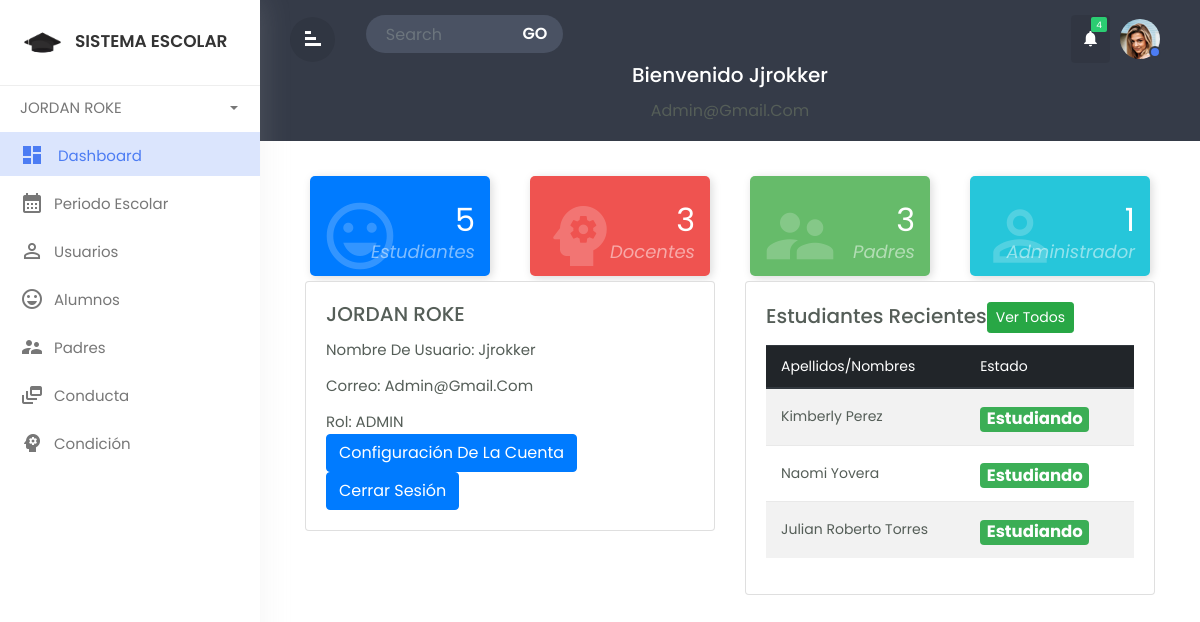
The page /Views/admin/pages-admin.php (signed in) on the database its author committed.
### tables this page shows
CREATE TABLE `students` (
  `idstu` int(11) NOT NULL,
  `dnist` char(8) NOT NULL,
  `nomstu` varchar(25) NOT NULL,
  `edast` varchar(20) NOT NULL,
  `direce` varchar(150) NOT NULL,
  `correo` varchar(35) NOT NULL,
  `sexes` varchar(15) NOT NULL,
  `fenac` date NOT NULL,
  `foto` varchar(150) NOT NULL,
  `usuario` varchar(25) NOT NULL,
  `clave` varchar(255) NOT NULL,
  `state` char(1) NOT NULL,
  `rol` char(1) NOT NULL,
  `fere` timestamp NOT NULL DEFAULT current_timestamp() ON UPDATE current_timestamp()
);

### Views/admin/pages-admin.php (the view, shortened to what this page needs)
<!DOCTYPE html>
<html lang="en">
  <head>
        <link rel="stylesheet" href="../../Assets/css/bootstrap-1.min.css">
        <link rel="stylesheet" href="../../Assets/css/custom.css">
        <link rel="stylesheet" href="../../Assets/css/card.css">
       <link href="../../Assets/DataTables/css/datatables.css" rel="stylesheet">
  </head>
  <body>
<div class="wrapper">
        <nav id="sidebar">
            <div class="sidebar-header">
                <h3><img src="../../Assets/img/logo.png" class="img-fluid"/><span>Sistema escolar</span></h3>
            </div>
            <ul class="list-unstyled components">
<li class="dropdown">
                    <a href="#pageSubmenu3" data-toggle="collapse" aria-expanded="false"
          class="dropdown-toggle">
          <span><?php echo ucfirst($_SESSION['nombre']); ?></span></a>
                </li>
			<li  class="active">
                    <a href="pages-admin.php" class="dashboard"><i class="material-icons">dashboard</i>
					<span>Dashboard</span></a>
      </li>
               <li class="">
                    <a href="../period/mostrar"><i class="material-icons">calendar_month</i><span>Periodo escolar</span></a>
                </li>
				 <li  class="">
                    <a href="../users/mostrar"><i class="material-icons">person_outline</i><span>Usuarios
					</span></a>
                </li>
                <li  class="">
                    <a href="../students/mostrar"><i class="material-icons">sentiment_very_satisfied</i><span>Alumnos
                    </span></a>
                </li>
                <li  class="">
                    <a href="../fathers/mostrar"><i class="material-icons">supervisor_account</i><span>Padres
                    </span></a>
                </li>
                <li  class="">
                    <a href="../subgrade/mostrar"><i class="material-icons">dynamic_feed</i><span>Conducta
                    </span></a>
                </li>
                <li  class="">
                    <a href="../teachers/mostrar"><i class="material-icons">psychology</i><span>Condición
                    </span></a>
                </li>
            </ul>
        </nav>
		<div id="content">
		   <div class="top-navbar">
		      <div class="xp-topbar">
                <div class="row">
                    <div class="col-2 col-md-1 col-lg-1 order-2 order-md-1 align-self-center">
                        <div class="xp-menubar">
                               <span class="material-icons text-white">signal_cellular_alt
							   </span>
                         </div>
                    </div>
                    <div class="col-md-5 col-lg-3 order-3 order-md-2">
                        <div class="xp-searchbar">
                            <form>
                                <div class="input-group">
                                  <input type="search" class="form-control"
								  placeholder="Search">
                                  <div class="input-group-append">
                                    <button class="btn" type="submit"
									id="button-addon2">GO</button>
                                  </div>
                                </div>
                            </form>
                        </div>
                    </div>
                    <div class="col-10 col-md-6 col-lg-8 order-1 order-md-3">
                        <div class="xp-profilebar text-right">
							 <nav class="navbar p-0">
                        <ul class="nav navbar-nav flex-row ml-auto">
                            <li class="dropdown nav-item active">
                                <a href="#" class="nav-link" data-toggle="dropdown">
                                   <span class="material-icons">notifications</span>
								   <span class="notification">4</span>
                               </a>
                            </li>
                            <li class="nav-item dropdown">
                                <a class="nav-link" href="#" data-toggle="dropdown">
								<img src="../../Assets/img/user.jpg" style="width:40px; border-radius:50%;"/>
								<span class="xp-user-live"></span>
								</a>
                            </li>
                        </ul>
            </nav>
                        </div>
                    </div>
                </div>
            </div>
		     <div class="xp-breadcrumbbar text-center">
                <h4 class="page-title">Bienvenido&nbsp;<?php echo ucfirst($_SESSION['usuario']); ?></h4>
                  <ol class="breadcrumb">
                    <li class="breadcrumb-item"><?php echo ucfirst($_SESSION['correo']); ?></li>
                  </ol>
            </div>
		   </div>
    <div class="main-content">
       <div class="container">
            <div class="row">
    <div class="col-md-3">
      <div class="card-counter primary">
        <i class="material-icons">sentiment_very_satisfied</i>
          <?php require '../../Config/config.php'; ?>
         <?php
        $sql = "SELECT COUNT(*) total FROM students";
        $result = $connect->query($sql);
        $total = $result->fetchColumn();
         ?>
        <span class="count-numbers"><?php echo  $total; ?></span>
        <span class="count-name">Estudiantes</span>
      </div>
    </div>
    <div class="col-md-3">
      <div class="card-counter danger">
        <i class="material-icons">psychology</i>
         <?php
        $sql = "SELECT COUNT(*) total FROM teachers";
        $result = $connect->query($sql);
        $total = $result->fetchColumn();
         ?>
        <span class="count-numbers"><?php echo  $total; ?></span>
        <span class="count-name">Docentes</span>
      </div>
    </div>
    <div class="col-md-3">
      <div class="card-counter success">
        <i class="material-icons">supervisor_account</i>
         <?php
        $sql = "SELECT COUNT(*) total FROM fathers";
        $result = $connect->query($sql);
        $total = $result->fetchColumn();
         ?>
        <span class="count-numbers"><?php echo  $total; ?></span>
        <span class="count-name">Padres</span>
      </div>
    </div>
    <div class="col-md-3">
      <div class="card-counter info">
        <i class="material-icons">person_outline</i>
         <?php
        $sql = "SELECT COUNT(*) total FROM usuarios";
        $result = $connect->query($sql);
        $total = $result->fetchColumn();
         ?>
        <span class="count-numbers"><?php echo  $total; ?></span>
        <span class="count-name">Administrador</span>
      </div>
    </div>
  </div>
 <div class="row">
  <div class="col-sm-6 mb-3 mb-md-0">
    <div class="card">
      <div class="card-body">
        <h5 class="card-title"><?php echo ucfirst($_SESSION['nombre']); ?></h5>
        <p class="card-text">Nombre de usuario: <?php echo ucfirst($_SESSION['usuario']); ?></p>
        <p class="card-text">Correo: <?php echo ucfirst($_SESSION['correo']); ?></p>
        <p class="card-text">Rol: ADMIN</p>
<a href="../profile/mostrar.php" class="btn btn-primary">Configuración de la cuenta</a>
<a href="../pages-logout.php" class="btn btn-primary">Cerrar Sesión</a>
      </div>
    </div>
  </div>
  <div class="col-sm-6">
    <div class="card">
      <div class="card-body">
        <h5 class="card-title">Estudiantes recientes<a href="../students/mostrar" class="btn btn-success btn-sm">Ver todos</a></h5>
        <?php
        $sentencia = $connect->query("SELECT * FROM students ORDER BY dnist ASC LIMIT 3;");
        $personas = $sentencia->fetchAll(PDO::FETCH_OBJ);
        ?>
        <table class="table table-striped table-hover">
            <thead class="thead-dark">
                <tr>
                    <th>Apellidos/Nombres</th>
                    <th>Estado</th>
                </tr>
            </thead>
            <tbody>
                <?php foreach($personas as $persona){ ?>
                <tr>
                    <td><?php echo $persona->nomstu ?></td>
                    <td>
                        <?php if($persona->state==1)  { ?>
        <span class="badge badge-success">Estudiando</span>
    <?php  }   else {?>
        <span class="badge badge-danger">No estudia</span>
        <?php  } ?>
                    </td>
                </tr>
                <?php } ?>
            </tbody>
        </table>
      </div>
    </div>
  </div>
</div>
        </div>
    </div>
</div>
</div>
  </body>
  </html>

### Assets/css/custom.css (style rules this page uses)
body,html { line-height:1.8; font-family:'Poppins',sans-serif; color:#555e58; text-transform:capitalize; font-weight:400; margin:0px; padding:0px; }
.material-icons { font-family: 'Material Icons'; font-weight: normal; font-style: normal; font-size: 24px; display: inline-block; line-height: 1; text-transform: none; letter-spacing: normal; word-wrap: normal; white-space: nowrap; direction: ltr; -webkit-font-smoothing: antialiased; text-rendering: optimizeLegibility; -moz-osx-font-smoothing: grayscale; font-feature-settings: 'liga'; }
p { font-size:15px; margin:12px 0 0; line-height:24px; }
a { color:#333; font-weight:400; }
button { cursor:pointer; }
ul,ol { padding:0px; margin:0px; list-style:none; }
a,a:hover,a:focus { color:#333; text-decoration:none; transition:all 0.3s; }
.wrapper { position:relative; width:100%; overflow:auto; }
#sidebar { position:fixed; height:100%!important; top:0; left:0; bottom:0; z-index:11; width:260px; overflow:auto; transition:all 0.3s; background-color:#fff; box-shadow:0 0 30px 0 rgba(200 200 200 / 20%); }
@media only screen and (min-width:992px) { #content { width:calc(100% - 260px); position:relative; float:right; transition:all 0.3s; } }
#sidebar .sidebar-header { padding:20px; background-color:#fff; border-bottom:1px solid #eee; }
.sidebar-header h3 { color:#333; font-size:17px; margin:0px; text-transform:uppercase; transition:all 0.5s ease; font-weight:600; }
.sidebar-header h3 img { width:45px; margin-right:10px; }
#sidebar ul li { padding:2px 0px; }
#sidebar ul li.active> a { color:#4c7cf3; background-color:#DBE5FD; }
#sidebar ul li.active> a i { color:#4c7cf3; }
.dropdown-toggle::after { position:absolute; right:22px; top:18px; color:#777777; }
#sidebar ul li.dropdown { position:sticky; }
#sidebar ul li a { padding:5px 10px 5px 20px; line-height:30px; font-size:15px; position:relative; font-weight:400; display:block; color:#777777; text-transform:capitalize; }
#sidebar ul li a i { position:relative; margin-right:10px; top:6px; }
#content { position:relative; transition:all 0.5s; background-attachment:#f9fafc; }
.top-navbar { width:100%; z-index:9; position:relative; padding:15px 30px; background-color:#353b48; }
input[type="search"] { background-color:#4a5263; color:#fff; padding-left:20px; border:none; border-radius:50px 0px 0px 50px; }
.input-group-append { margin-left:-1px; }
.xp-searchbar .btn { background-color:#4a5263; color:#fff; font-weight:600; font-size:16px; border-radius:0 50px 50px 0; padding:4px 15px; }
.xp-breadcrumbbar .page-title { font-size:20px; color:#fff; margin-bottom:0; margin-top:0; }
.breadcrumb { display:inline-flex; background-color:transparent; margin:0; padding:10px 0 0; }
.main-content { padding:30px 30px 0px 30px; }
.navbar { background-color:#353B48; color:#fff; }
.xp-menubar { border-radius:50%; width:45px; height:45px; line-height:45px; text-align:center; margin-right:20px; border:none; color:#fff; cursor:pointer; background-color:rgba(0,0,0,0.09); }
.xp-menubar span { margin:9px; padding:0px; transform:rotate(90deg); }
.navbar-nav > li.active { color:#fff; border-radius:4px; background-color:rgba(0,0,0,0.08); }
.navbar-nav > li > a { color:#fff; }
.navbar .notification { position:absolute; top:2px; right:3px; display:block; font-size:9px; border:0; background-color:#2bcd72; min-width:15px; text-align:center; padding:1px 5px; height:15px; border-radius:2px; line-height:14px; }
.navbar-nav li a { position:relative; display:block; padding:4px 10px!important; }
.nav-item .nav-link .material-icons { position:relative; top:10px; font-size:19px; }
.xp-user-live { position:absolute; bottom:5px; right:9px; width:12px; height:12px; border-radius:50%; border:2px solid #353b48; background-color:#4c7cf3; }
table.table tr th, table.table tr td { border-color:#e9e9e9; padding:8px 15px; font-size:14px; font-weight: 400; vertical-align:middle; }
table.table tr th:first-child { width:60px; }
table.table tr th:last-child { width:100px; }
table.table td:last-child { opacity:0.9; font-size:22px; margin:0px 5px; }

### rows shown on the page
students: nomstu "Kimberly Perez", state "Estudiando"
students: nomstu "Naomi Yovera", state "Estudiando"
students: nomstu "Julian Roberto Torres", state "Estudiando"

### other values the page prints
$_SESSION['nombre'] "JORDAN ROKE"
$_SESSION['usuario'] "Jjrokker"
$_SESSION['correo'] "Admin@gmail.com"
$total "5"
$total "3"
$total "1"
